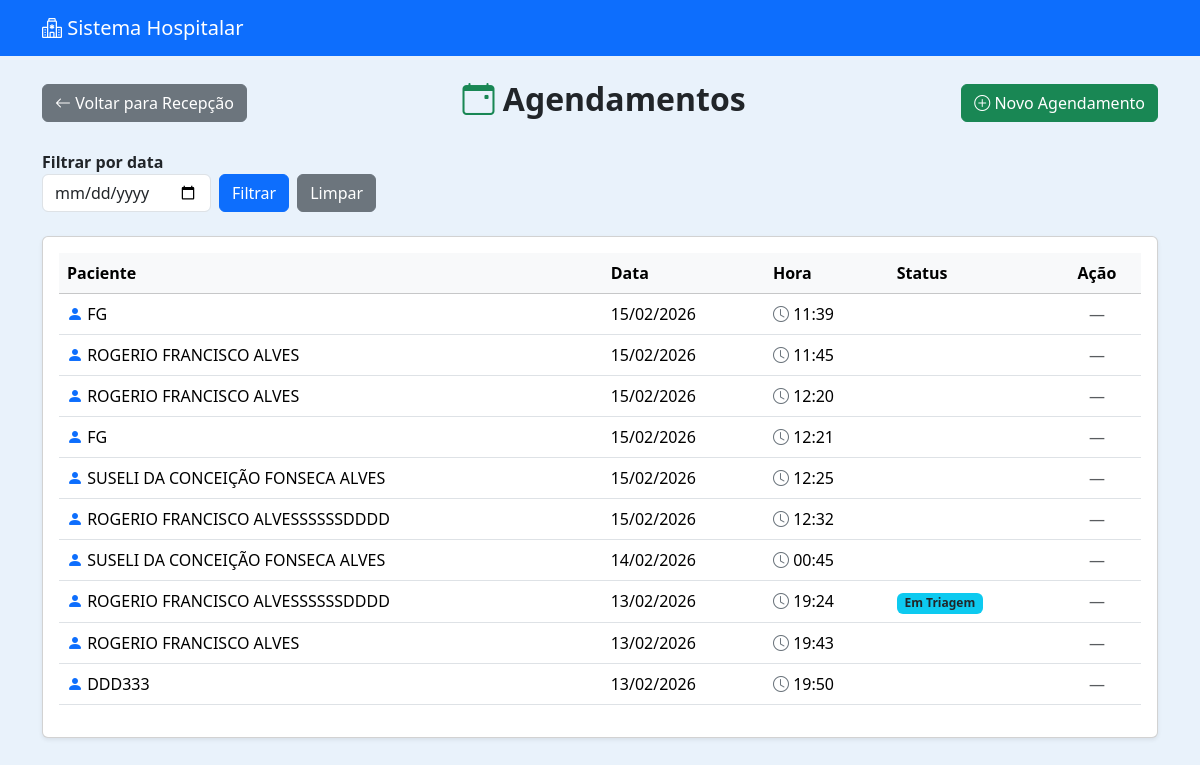
/recepcao/lista/ (signed in), run on an earlier commit of the app's database.
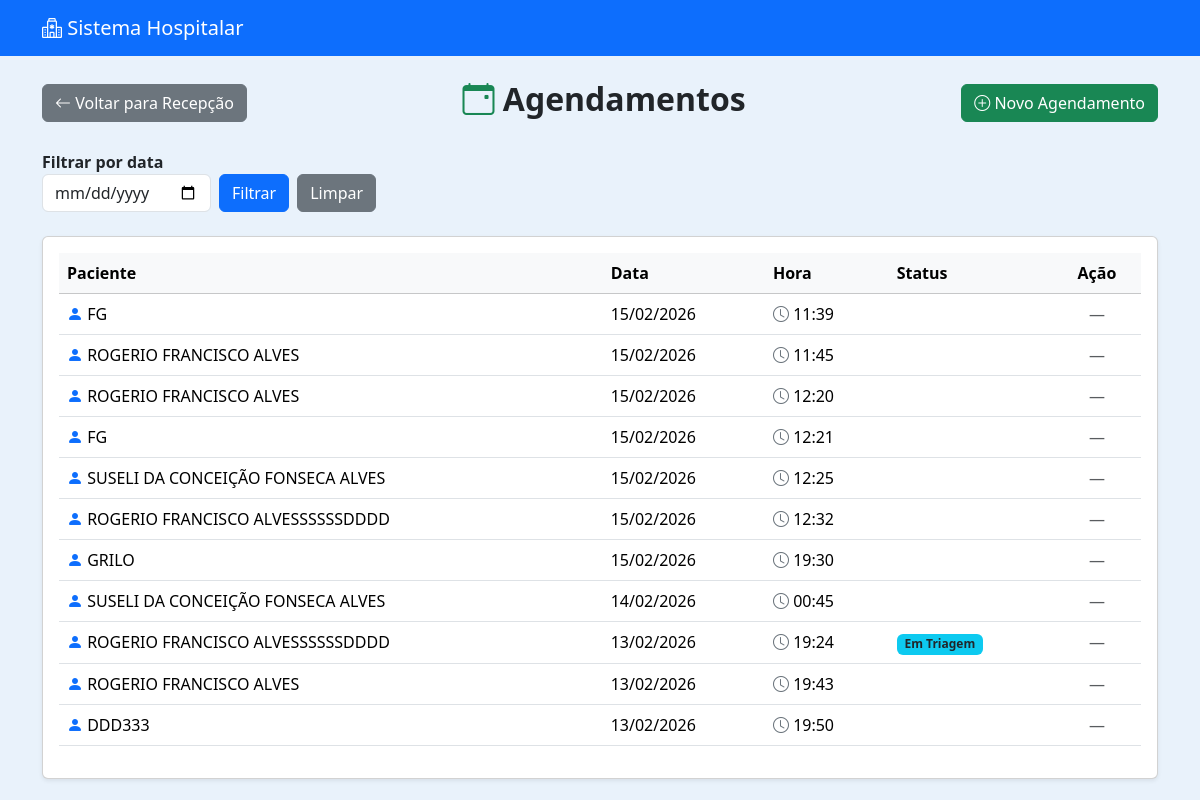
And on a later commit of the database.
### recepcao/models.py (models this page shows, shortened)
class Agendamento(models.Model):
    STATUS_CHOICES = [
        ('AGENDADO', 'Agendado'),
        ('TRIAGEM', 'Em Triagem'),
        ('FINALIZADO', 'Finalizado'),
    ]
    paciente = models.ForeignKey(Paciente, on_delete=models.CASCADE)
    data = models.DateField()
    hora = models.TimeField()
    criado_por = models.ForeignKey(User, on_delete=models.SET_NULL, null=True)
    status = models.CharField(max_length=20, choices=STATUS_CHOICES, default='AGENDADO')
    criado_em = models.DateTimeField(auto_now_add=True)

### pacientes/models.py (models this page shows, shortened)
class Paciente(models.Model):
    nome = models.CharField(max_length=100)
    nome_social = models.CharField(max_length=100, blank=True, null=True)
    nome_mae = models.CharField(max_length=100)
    nome_pai = models.CharField(max_length=100, blank=True, null=True)
    cpf = models.CharField(
        max_length=14,
        unique=True,
        validators=[
            RegexValidator(
                r'^\d{3}\.\d{3}\.\d{3}-\d{2}$',
                'CPF inválido! Use XXX.XXX.XXX-XX'
            )
        ]
    )
    data_nascimento = models.DateField()
    SEXO_BIOLOGICO_CHOICES = [
        ('M', 'Masculino'),
        ('F', 'Feminino'),
        ('I', 'Intersexo'),
    ]
    sexo_biologico = models.CharField(max_length=1, choices=SEXO_BIOLOGICO_CHOICES)
    identidade_genero = models.CharField(max_length=50)
    orientacao_sexual = models.CharField(max_length=50)
    NACIONALIDADE_CHOICES = [
        ('BRASILEIRA', 'Brasileira'),
        ('ARGENTINA', 'Argentina'),
        ('BOLIVIANA', 'Boliviana'),
        ('CHILENA', 'Chilena'),
        ('COLOMBIANA', 'Colombiana'),
        ('PARAGUAIA', 'Paraguaia'),
        ('PERUANA', 'Peruana'),
        ('URUGUAIA', 'Uruguaia'),
        ('VENEZUELANA', 'Venezuelana'),
        ('OUTRA', 'Outra'),
    ]
    nacionalidade = models.CharField(
        max_length=20,
        choices=NACIONALIDADE_CHOICES,
        default='BRASILEIRA'
    )
    naturalidade = models.CharField(max_length=100)
    RACA_COR_CHOICES = [
        ('BRANCA', 'Branca'),
        ('PRETA', 'Preta'),
        ('PARDA', 'Parda'),
        ('AMARELA', 'Amarela'),
        ('INDIGENA', 'Indígena'),
    ]
    raca_cor = models.CharField(max_length=10, choices=RACA_COR_CHOICES)
    ESTADO_CIVIL_CHOICES = [
        ('SOLTEIRO', 'Solteiro(a)'),
        ('CASADO', 'Casado(a)'),
        ('DIVORCIADO', 'Divorciado(a)'),
        ('VIUVO', 'Viúvo(a)'),
        ('UNIAO_ESTAVEL', 'União Estável'),
    ]
    estado_civil = models.CharField(max_length=20, choices=ESTADO_CIVIL_CHOICES)
    ESCOLARIDADE_CHOICES = [
        ('SEM_INSTRUCAO', 'Sem instrução'),
        ('FUNDAMENTAL_INCOMPLETO', 'Fundamental incompleto'),
        ('FUNDAMENTAL_COMPLETO', 'Fundamental completo'),
        ('MEDIO_INCOMPLETO', 'Médio incompleto'),
        ('MEDIO_COMPLETO', 'Médio completo'),
        ('SUPERIOR_INCOMPLETO', 'Superior incompleto'),
        ('SUPERIOR_COMPLETO', 'Superior completo'),
        ('POS_GRADUACAO', 'Pós-graduação'),
        ('MESTRADO', 'Mestrado'),
        ('DOUTORADO', 'Doutorado'),
    ]
    escolaridade = models.CharField(max_length=30, choices=ESCOLARIDADE_CHOICES)
    profissao = models.CharField(max_length=50)
    rg = models.CharField(max_length=20)
    orgao_emissor = models.CharField(max_length=10)
    UF_CHOICES = [
        ('AC','AC'), ('AL','AL'), ('AP','AP'), ('AM','AM'),
        ('BA','BA'), ('CE','CE'), ('DF','DF'), ('ES','ES'),
        ('GO','GO'), ('MA','MA'), ('MT','MT'), ('MS','MS'),
        ('MG','MG'), ('PA','PA'), ('PB','PB'), ('PR','PR'),
        ('PE','PE'), ('PI','PI'), ('RJ','RJ'), ('RN','RN'),
        ('RS','RS'), ('RO','RO'), ('RR','RR'), ('SC','SC'),
        ('SP','SP'), ('SE','SE'), ('TO','TO'),
    ]
    uf_rg = models.CharField(max_length=2, choices=UF_CHOICES)
    cep = models.CharField(
        max_length=9,
        validators=[
            RegexValidator(
                r'^\d{5}-\d{3}$',
                'CEP inválido! Use XXXXX-XXX'
            )
        ]
    )
    endereco = models.CharField(max_length=100)
    numero = models.CharField(max_length=10)
    complemento = models.CharField(max_length=50, blank=True, null=True)
    bairro = models.CharField(max_length=50)
    municipio = models.CharField(max_length=50)
    uf = models.CharField(max_length=2, choices=UF_CHOICES)
    ZONA_CHOICES = [
        ('URBANA', 'Urbana'),
        ('RURAL', 'Rural'),
    ]
    zona = models.CharField(max_length=6, choices=ZONA_CHOICES)
    telefone_fixo = models.CharField(
        max_length=15,
        blank=True,
        null=True,
        validators=[
            RegexValidator(
                r'^\(\d{2}\)\s\d{4}-\d{4}$',
                'Telefone inválido! Use (XX) XXXX-XXXX'
            )
        ]
    )
    celular = models.CharField(
        max_length=15,
        validators=[
            RegexValidator(
                r'^\(\d{2}\)\s\d{5}-\d{4}$',
                'Celular inválido! Use (XX) XXXXX-XXXX'
            )
        ]
    )
    whatsapp = models.BooleanField(default=False)
    email = models.EmailField(blank=True, null=True)
    cartao_sus = models.CharField(max_length=18, blank=True, null=True)
    criado_por = models.ForeignKey(
        User,
        on_delete=models.SET_NULL,
        null=True,
        blank=True,
        related_name='pacientes_criados'
    )
    data_criacao = models.DateTimeField(default=timezone.now, editable=False)
    data_atualizacao = models.DateTimeField(auto_now=True)

### recepcao/views.py (the view)
# urls.py: path('lista/', views.lista_agendamentos, name='lista_agendamentos'),
@login_required
def lista_agendamentos(request):
    agendamentos = Agendamento.objects.all().order_by('-data', 'hora')
    data_filtro = request.GET.get('data')
    if data_filtro:
        agendamentos = agendamentos.filter(data=data_filtro)
        atendimentos_dia = agendamentos.count()
    else:
        hoje = timezone.localdate()  # usa localdate() para data sem hora
        agendamentos_hoje = agendamentos.filter(data=hoje)
        atendimentos_dia = agendamentos_hoje.count()
    today = timezone.localdate()
    context = {
        'agendamentos': agendamentos,
        'request': request,
        'atendimentos_dia': atendimentos_dia,
        'data_filtro': data_filtro or today,
        'today': today,  # <-- variável necessária para template
    }
    return render(request, 'recepcao/lista.html', context)

### recepcao/templates/recepcao/lista.html (shortened to what this page needs)
{% extends 'usuarios/base.html' %}
{% block content %}
<div class="d-flex justify-content-between align-items-center mb-4">
    <a href="{% url 'recepcao_dashboard' %}" class="btn btn-secondary">
        <i class="bi bi-arrow-left"></i> Voltar para Recepção
    </a>
    <h2 class="fw-bold">
        <i class="bi bi-calendar-event text-success"></i>
        Agendamentos
    </h2>
    <a href="{% url 'agendar_paciente' %}" class="btn btn-success">
        <i class="bi bi-plus-circle"></i> Novo Agendamento
    </a>
</div>
<div class="d-flex align-items-center mb-4 flex-wrap">
    <form method="GET" class="d-flex align-items-end me-3">
        <div class="me-2">
            <label for="data" class="form-label fw-semibold mb-0">Filtrar por data</label>
            <input type="date" class="form-control" id="data" name="data" value="{{ request.GET.data }}">
        </div>
        <div class="d-flex align-items-end">
            <button type="submit" class="btn btn-primary me-2">Filtrar</button>
            <a href="{% url 'lista_agendamentos' %}" class="btn btn-secondary">Limpar</a>
        </div>
    </form>
</div>
<div class="card shadow-sm">
    <div class="card-body">
        {% if agendamentos %}
            <div class="table-responsive">
                <table class="table table-hover align-middle">
                    <thead class="table-light">
                        <tr>
                            <th>Paciente</th>
                            <th>Data</th>
                            <th>Hora</th>
                            <th>Status</th>
                            <th class="text-center">Ação</th>
                        </tr>
                    </thead>
                    <tbody>
                        {% for a in agendamentos %}
                        <tr {% if a.data == today %} class="table-primary fw-bold" {% endif %}>
                            <td><i class="bi bi-person-fill text-primary"></i> {{ a.paciente.nome }}</td>
                            <td>{{ a.data|date:"d/m/Y" }}</td>
                            <td><i class="bi bi-clock text-secondary"></i> {{ a.hora|time:"H:i" }}</td>
                            <td>
                                {% if a.status == "AGENDADO" %}
                                    <span class="badge bg-warning text-dark">Agendado</span>
                                {% elif a.status == "TRIAGEM" %}
                                    <span class="badge bg-info text-dark">Em Triagem</span>
                                {% elif a.status == "FINALIZADO" %}
                                    <span class="badge bg-success">Finalizado</span>
                                {% endif %}
                            </td>
                            <td class="text-center">
                                {% if a.status == "AGENDADO" %}
                                    <a href="{% url 'enviar_para_triagem' a.id %}" class="btn btn-sm btn-primary">
                                        <i class="bi bi-arrow-right-circle"></i> Enviar
                                    </a>
                                {% else %}
                                    <span class="text-muted">—</span>
                                {% endif %}
                            </td>
                        </tr>
                        {% endfor %}
                    </tbody>
                </table>
            </div>
        {% else %}
            <div class="text-center py-4">
                <i class="bi bi-calendar-x fs-1 text-muted"></i>
                <p class="text-muted mt-2">Nenhum agendamento encontrado.</p>
            </div>
        {% endif %}
    </div>
</div>
{% endblock %}

What changed in the data, as far as the page shows it:
added Agendamento: paciente.nome "GRILO", data "15/02/2026", hora "19:30"
